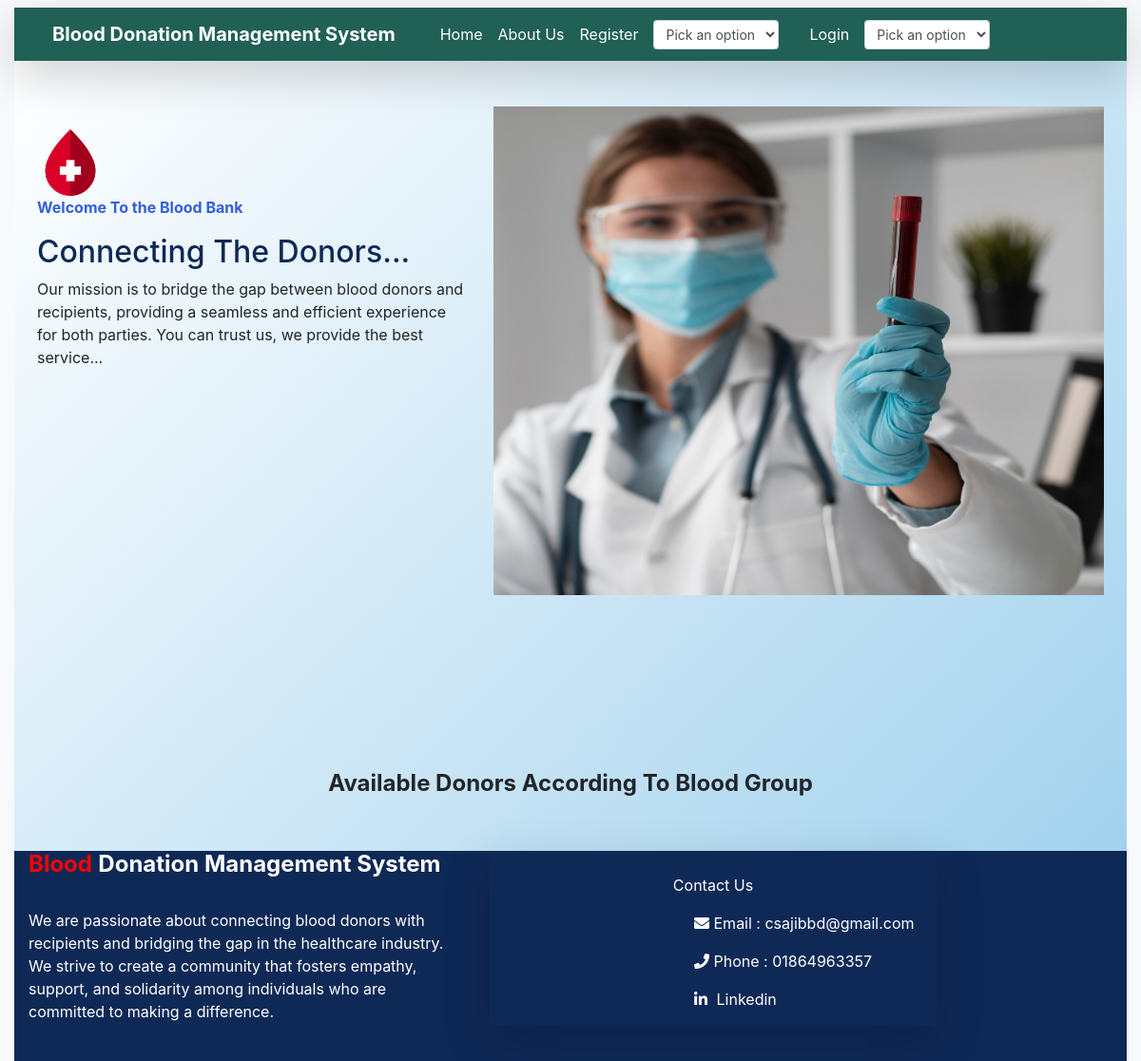
Before: / with the older database file.
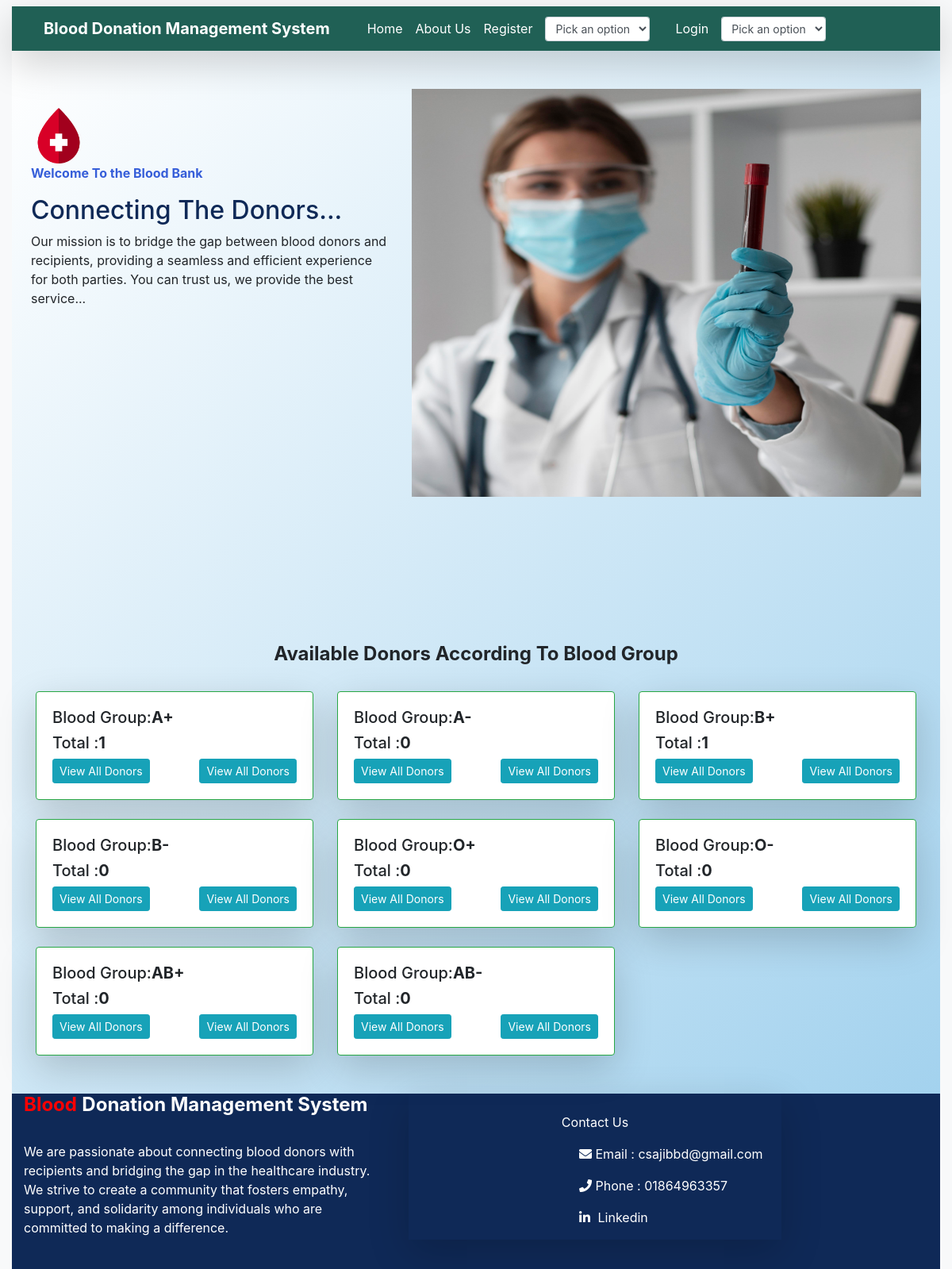
After: the same page with the newer database file.
### mainapp/models.py (models this page shows, shortened)
class BloodGroup(models.Model):
    name = models.CharField(max_length=5)

### mainapp/views.py (the view)
# urls.py: path("", views.index, name="index"),
def index(request):
    all_group = BloodGroup.objects.annotate(total=Count('donor'))
    return render(request, "index.html", {'all_group':all_group})

### mainapp/templates/index.html
{% extends 'base.html' %}
{% load static %}
{% block content %}
<div style="background:linear-gradient(135deg, #ffffff, #a3d2ee);">
  <div class="album py-5 px-2 px-md-4  px-lg-8">
    <div class="row">
        <div class="col-md-5"><br>
            <img src="{% static 'image/blood-icon.png' %}" alt="ICON" width="70" height="70">
            <p style="color:hsl(225, 68%, 53%)"><strong>Welcome To the Blood Bank</strong></p>
            <h2 style="color:hsl(218, 71%, 20%);">Connecting The Donors...</h2>
            <p class="hero-text">
              Our mission is to bridge the gap between blood donors and recipients, providing a seamless and efficient experience for both parties.
              You can trust us,
              we provide the best service...
            </p>
          </div>
        <div class="col-md-7">
            <img src="{% static 'image/home.png' %}" alt="ICON" width="100%" height="80%">
        </div>
    </div>
  </div>
  <div class="album pt-2 pb-4">
      <h4 class="text-center"><strong>Available Donors According To Blood Group</strong></h4><br>
      <div class="container">
          <div class="row">
           {% for i in all_group %}
           <div class="col-lg-4 col-md-6 col-sm-12 ">
              <div class="card mb-4 shadow-lg border-success">
              <div class="card-body">
              <h5 class="card-text">Blood Group:<strong>{{i.name}}</strong></h5>
              <h5 class="card-text">Total :<strong>{{i.total}}</strong></h5>
              <div class="d-flex justify-content-between align-items-center">
              <a href="/donors_list/{{i.id}}/" class="btn btn-sm btn-info">View All Donors</a>
              <a href="/donors_list/{{i.id}}/" class="btn btn-sm btn-info">View All Donors</a>
              </div>
              </div>
              </div>
           </div>
          {% endfor %}
         </div>
      </div>
    </div>
  </div>
</div>
{% endblock %}

### mainapp/templates/base.html (shortened to what this page needs)
<!DOCTYPE html>
<html lang="en">
<head>
  <link rel="stylesheet" href="https://cdnjs.cloudflare.com/ajax/libs/font-awesome/5.15.2/css/all.min.css"/>
  <link rel="stylesheet" href="https://stackpath.bootstrapcdn.com/bootstrap/4.5.0/css/bootstrap.min.css"
>
</head>
<body class="container-fluid pt-2">
  <nav class="navbar navbar-expand-lg navbar-dark sticky-top shadow-lg">
    <a class="navbar-brand text-center text-sm-left ml-4" href="/" style="color: white;">
        <strong>Blood Donation Management System</strong>
    </a>
    <div class="collapse navbar-collapse" id="navbarNavAltMarkup">
        <div class="container-fluid">
            <div class="navbar-nav mx-2">
                <a class="nav-item nav-link active text-center text-sm-left" href="/" style="color:white;">Home</a>
                <a class="nav-item nav-link active text-center text-sm-left" href="/about_us/" style="color:white;">About Us</a>
                <div class="form-inline my-2 my-lg-0">
                    <label class="nav-item nav-link active mr-2" for="register" style="color: white;">Register</label>
                    <select id="register" class="form-control form-control-sm">
                        <option value="">Pick an option</option>
                    </select>
                </div>
                <div class="form-inline my-2 my-lg-0 ml-lg-4">
                    <label class="nav-item nav-link active mr-2" for="login" style="color: white;">Login</label>
                    <select id="login" class="form-control form-control-sm">
                        <option value="">Pick an option</option>
                    </select>
                </div>
            </div>
        </div>
    </div>
  </nav>
  <div class="">
    {% block content %}
    {% endblock %}
  <footer class="footer" style="background-color: hsl(218, 71%, 20%)">
    <div class="footer-top section">
      <div class="row">
        <div class="col-md-5">
          <div class="container">
             <h4><strong style="color:red">Blood</strong> <strong style="color:white">Donation Management System</strong></h4><br>
              <p style="color: white">
                We are passionate about connecting blood donors with recipients and bridging the gap in the healthcare industry.
                We strive to create a community that fosters empathy, support, and solidarity among individuals who are committed to making a difference.
              </p> <br>
          </div>
        </div>
        <div class="col-md-5">
          <div class="container shadow-lg">
              <br><p class="text-center" style="color: white"> Contact Us </p>
              <i class="fas fa-envelope" style="color: white;margin: 0px 0px 20px 200px"></i>
              <a style="color: white">Email : csajibbd@gmail.com</a>
              <i class="fas fa-phone" style="color: white;margin: 0px 0px 20px 200px"></i>
              <a style="color: white">Phone : 01864963357</a><br>
               <i class="fab fa-linkedin-in" style="color: white;margin: 0px 5px 20px 200px"></i>
              <a href="#" class="text-center" style="color: white">Linkedin</a><br>
          </div>
        </div>
    </div>
  </footer>
</body>
</html>

### mainapp/templates/base.html (style rules this page uses)
.navbar { background-color: hsl(170, 50%, 25%); }
body { background-color: #f8f9fa; }

Changed rows visible on the page:
added BloodGroup: name "A+", total "1"
added BloodGroup: name "A-", total "0"
added BloodGroup: name "B+", total "1"
added BloodGroup: name "B-", total "0"
added BloodGroup: name "O+", total "0"
added BloodGroup: name "O-", total "0"
added BloodGroup: name "AB+", total "0"
added BloodGroup: name "AB-", total "0"
